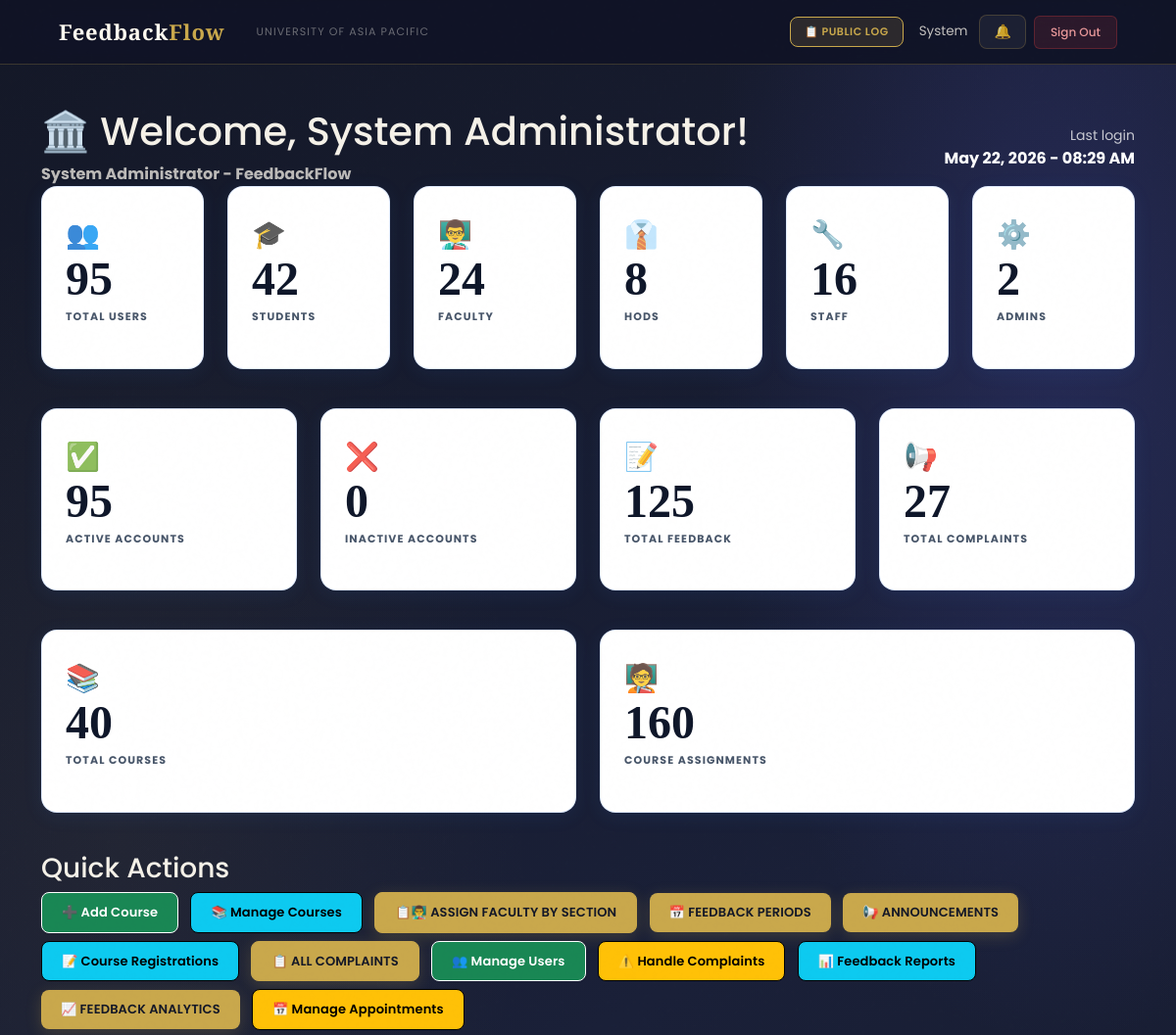
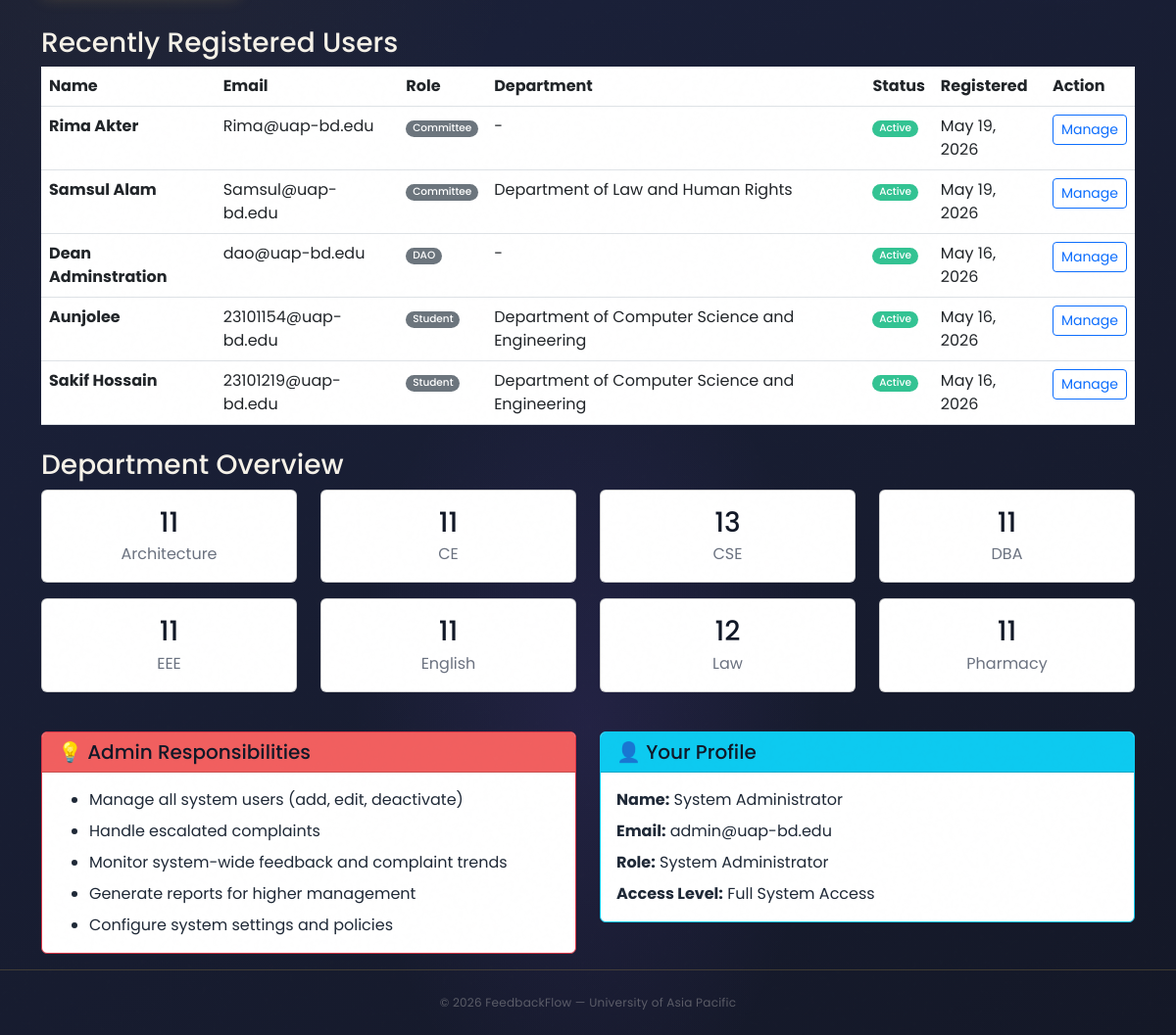
/dashboard/admin/ (signed in), run on the app's committed database (2 pictures, top to bottom).
### users/models.py (models this page shows, shortened)
class User(AbstractBaseUser, PermissionsMixin):
    ROLE_CHOICES = (
        ('Student',   'Student'),
        ('Faculty',   'Faculty'),
        ('HOD',       'Head of Department'),
        ('Staff',     'Staff'),
        ('DAO',       'Dean of Administration Office'),
        ('Admin',     'Administrator'),
        ('Committee', 'Committee Member'),
    )
    DEPARTMENT_CHOICES = (
        ('DBA',          'Department of Business Administration'),
        ('CSE',          'Department of Computer Science and Engineering'),
        ('CE',           'Department of Civil Engineering'),
        ('EEE',          'Department of Electrical and Electronic Engineering'),
        ('Pharmacy',     'Department of Pharmacy'),
        ('Law',          'Department of Law and Human Rights'),
        ('English',      'Department of English'),
        ('Architecture', 'Department of Architecture'),
    )
    COMMITTEE_TYPE_CHOICES = (
        ('Harassment Committee', 'Harassment Committee'),
        ('Proctorial Committee', 'Proctorial Committee'),
    )
    email          = models.EmailField(unique=True, max_length=255)
    full_name      = models.CharField(max_length=150)
    role           = models.CharField(max_length=20, choices=ROLE_CHOICES)
    department     = models.CharField(max_length=100, choices=DEPARTMENT_CHOICES, null=True, blank=True)
    student_id     = models.CharField(max_length=50, unique=True, null=True, blank=True)
    committee_type = models.CharField(max_length=50, choices=COMMITTEE_TYPE_CHOICES, null=True, blank=True)
    is_active      = models.BooleanField(default=True)
    is_staff       = models.BooleanField(default=False)
    created_at     = models.DateTimeField(auto_now_add=True)
    updated_at     = models.DateTimeField(auto_now=True)
    USERNAME_FIELD  = 'email'
    REQUIRED_FIELDS = ['full_name']
    objects = UserManager()
    class Meta:
        verbose_name        = 'User'
        verbose_name_plural = 'Users'
        ordering            = ['-created_at']
    def get_short_name(self):
        return self.full_name.split()[0] if self.full_name else self.email

### users/views.py (the view)
# urls.py: path('dashboard/admin/',     views.admin_dashboard,     name='admin_dashboard'),
@login_required
def admin_dashboard(request):
    if request.user.role != 'Admin':
        messages.error(request, 'Access denied. Admin only.')
        return redirect('login')
    user_stats         = User.objects.values('role').annotate(count=Count('id'))
    role_counts        = {stat['role']: stat['count'] for stat in user_stats}
    total_feedback     = Feedback.objects.count()
    total_complaints   = Complaint.objects.exclude(complaint_type__in=['Advice', 'Opinion']).count()
    pending_complaints = Complaint.objects.exclude(complaint_type__in=['Advice', 'Opinion']).filter(status='Pending').count()
    context = {
        'page_title':         'Admin Dashboard',
        'user':               request.user,
        'total_users':        User.objects.count(),
        'total_courses':      Course.objects.count(),
        'total_assignments':  CourseAssignment.objects.count(),
        'student_count':      role_counts.get('Student', 0),
        'faculty_count':      role_counts.get('Faculty', 0),
        'hod_count':          role_counts.get('HOD', 0),
        'staff_count':        role_counts.get('Staff', 0),
        'admin_count':        role_counts.get('Admin', 0),
        'active_users':       User.objects.filter(is_active=True).count(),
        'inactive_users':     User.objects.filter(is_active=False).count(),
        'department_stats':   User.objects.filter(department__isnull=False).values('department').annotate(count=Count('id')),
        'total_feedback':     total_feedback,
        'total_complaints':   total_complaints,
        'pending_complaints': pending_complaints,
        'recent_users':       User.objects.order_by('-created_at')[:5],
    }
    return render(request, 'users/admin_dashboard.html', context)

### users/templates/users/admin_dashboard.html (shortened to what this page needs)
{% extends 'users/dashboard_base.html' %}
{% block content %}
<div class="container mt-4">
    <div class="dashboard-header">
        <div class="row align-items-center">
            <div class="col-md-8">
                <h1>🏛️ Welcome, {{ user.full_name }}!</h1>
                <p class="mb-0 opacity-75">
                    <strong>System Administrator - FeedbackFlow</strong>
                </p>
            </div>
            <div class="col-md-4 text-end">
                <div class="text-white">
                    <small class="opacity-75">Last login</small><br>
                    <strong>{{ user.last_login|date:"M d, Y - h:i A"|default:"First time login" }}</strong>
                </div>
            </div>
        </div>
    </div>
    <div class="row mb-4">
        <div class="col-lg-2 col-md-4 col-sm-6 mb-3">
            <div class="stat-card blue">
                <span class="stat-icon">👥</span>
                <h2 class="stat-number">{{ total_users }}</h2>
                <p class="stat-label">Total Users</p>
            </div>
        </div>
        <div class="col-lg-2 col-md-4 col-sm-6 mb-3">
            <div class="stat-card purple">
                <span class="stat-icon">🎓</span>
                <h2 class="stat-number">{{ student_count }}</h2>
                <p class="stat-label">Students</p>
            </div>
        </div>
        <div class="col-lg-2 col-md-4 col-sm-6 mb-3">
            <div class="stat-card green">
                <span class="stat-icon">👨‍🏫</span>
                <h2 class="stat-number">{{ faculty_count }}</h2>
                <p class="stat-label">Faculty</p>
            </div>
        </div>
        <div class="col-lg-2 col-md-4 col-sm-6 mb-3">
            <div class="stat-card yellow">
                <span class="stat-icon">👔</span>
                <h2 class="stat-number">{{ hod_count }}</h2>
                <p class="stat-label">HODs</p>
            </div>
        </div>
        <div class="col-lg-2 col-md-4 col-sm-6 mb-3">
            <div class="stat-card indigo">
                <span class="stat-icon">🔧</span>
                <h2 class="stat-number">{{ staff_count }}</h2>
                <p class="stat-label">Staff</p>
            </div>
        </div>
        <div class="col-lg-2 col-md-4 col-sm-6 mb-3">
            <div class="stat-card red">
                <span class="stat-icon">⚙️</span>
                <h2 class="stat-number">{{ admin_count }}</h2>
                <p class="stat-label">Admins</p>
            </div>
        </div>
    </div>
    <div class="row mb-4">
        <div class="col-lg-3 col-md-6 mb-3">
            <div class="stat-card green">
                <span class="stat-icon">✅</span>
                <h2 class="stat-number">{{ active_users }}</h2>
                <p class="stat-label">Active Accounts</p>
            </div>
        </div>
        <div class="col-lg-3 col-md-6 mb-3">
            <div class="stat-card yellow">
                <span class="stat-icon">❌</span>
                <h2 class="stat-number">{{ inactive_users }}</h2>
                <p class="stat-label">Inactive Accounts</p>
            </div>
        </div>
        <div class="col-lg-3 col-md-6 mb-3">
            <div class="stat-card blue">
                <span class="stat-icon">📝</span>
                <h2 class="stat-number">{{ total_feedback }}</h2>
                <p class="stat-label">Total Feedback</p>
            </div>
        </div>
        <div class="col-lg-3 col-md-6 mb-3">
            <div class="stat-card purple">
                <span class="stat-icon">📢</span>
                <h2 class="stat-number">{{ total_complaints }}</h2>
                <p class="stat-label">Total Complaints</p>
            </div>
        </div>
    </div>
    <div class="row mb-4">
        <div class="col-lg-6 col-md-6 mb-3">
            <div class="stat-card blue">
                <span class="stat-icon">📚</span>
                <h2 class="stat-number">{{ total_courses }}</h2>
                <p class="stat-label">Total Courses</p>
            </div>
        </div>
        <div class="col-lg-6 col-md-6 mb-3">
            <div class="stat-card green">
                <span class="stat-icon">🧑‍🏫</span>
                <h2 class="stat-number">{{ total_assignments }}</h2>
                <p class="stat-label">Course Assignments</p>
            </div>
        </div>
    </div>
    <div class="row mb-4">
        <div class="col-12">
            <h3 class="section-title">Quick Actions</h3>
            <div>
                <a href="{% url 'admin_course_add' %}" class="btn btn-success quick-action-btn">
                    ➕ Add Course
                </a>
                <a href="{% url 'admin_course_list' %}" class="btn btn-info quick-action-btn">
                    📚 Manage Courses
                </a>
                <a href="{% url 'admin_assignments' %}" class="btn btn-primary quick-action-btn">
                    📋👨‍🏫 Assign Faculty by Section
                </a>
                <a href="{% url 'admin_feedback_period_list' %}" class="btn btn-primary quick-action-btn" style="background: #10b981; border: none;">
                    📅 Feedback Periods
                </a>
                <a href="{% url 'admin_announcement_list' %}" class="btn btn-primary quick-action-btn" style="background: #f59e0b; border: none;">
                    📢 Announcements
                </a>
                <a href="{% url 'admin_registration_list' %}" class="btn btn-info quick-action-btn">
                    📝 Course Registrations
                </a>
                <a href="{% url 'admin_complaints_list' %}" class="btn btn-primary quick-action-btn">
                    📋 All Complaints
                </a>
                <a href="{% url 'admin_user_list' %}" class="btn btn-success quick-action-btn">
                    👥 Manage Users
                </a>
                <a href="{% url 'admin_complaints_list' %}" class="btn btn-warning quick-action-btn">
                    ⚠️ Handle Complaints
                </a>
                <a href="{% url 'feedback_reports' %}" class="btn btn-info quick-action-btn">
                    📊 Feedback Reports
                </a>
                <a href="{% url 'feedback_analytics' %}" class="btn btn-primary quick-action-btn" style="background: linear-gradient(135deg, #6366f1, #4f46e5); border: none;">
                    📈 Feedback Analytics
                </a>
                <a href="{% url 'admin_appointments' %}" class="btn btn-warning quick-action-btn">
                    📅 Manage Appointments
                </a>
            </div>
        </div>
    </div>
    <div class="row mb-4">
        <div class="col-12">
            <h3 class="section-title">Recently Registered Users</h3>
            <div class="modern-table">
                <table class="table table-hover mb-0">
                    <thead>
                    <tr>
                        <th>Name</th>
                        <th>Email</th>
                        <th>Role</th>
                        <th>Department</th>
                        <th>Status</th>
                        <th>Registered</th>
                        <th>Action</th>
                    </tr>
                    </thead>
                    <tbody>
                    {% for recent_user in recent_users %}
                    <tr>
                        <td><strong>{{ recent_user.full_name }}</strong></td>
                        <td>{{ recent_user.email }}</td>
                        <td>
                            <span class="badge bg-secondary">{{ recent_user.role }}</span>
                        </td>
                        <td>{{ recent_user.get_department_display|default:"-" }}</td>
                        <td>
                            {% if recent_user.is_active %}
                            <span class="badge bg-success">Active</span>
                            {% else %}
                            <span class="badge bg-danger">Inactive</span>
                            {% endif %}
                        </td>
                        <td>{{ recent_user.created_at|date:"M d, Y" }}</td>
                        <td>
                            <a href="{% url 'admin_user_edit' recent_user.id %}" class="btn btn-sm btn-outline-primary">Manage</a>
                        </td>
                    </tr>
                    {% empty %}
                    <tr>
                        <td colspan="7" class="text-center text-muted">No users registered yet</td>
                    </tr>
                    {% endfor %}
                    </tbody>
                </table>
            </div>
        </div>
    </div>
    <div class="row mb-4">
        <div class="col-12">
            <h3 class="section-title">Department Overview</h3>
            <div class="row">
                {% for dept_stat in department_stats %}
                <div class="col-md-3 mb-3">
                    <div class="card info-card">
                        <div class="card-body text-center">
                            <h3 class="mb-1">{{ dept_stat.count }}</h3>
                            <p class="text-muted mb-0">{{ dept_stat.department }}</p>
                        </div>
                    </div>
                </div>
                {% empty %}
                <div class="col-12">
                    <div class="alert alert-info">
                        No department statistics available yet
                    </div>
                </div>
                {% endfor %}
            </div>
        </div>
    </div>
    <div class="row">
        <div class="col-md-6 mb-3">
            <div class="card info-card border-danger">
                <div class="card-header bg-danger text-white">
                    <h5 class="mb-0">💡 Admin Responsibilities</h5>
                </div>
                <div class="card-body">
                    <ul class="mb-0">
                        <li class="mb-2">Manage all system users (add, edit, deactivate)</li>
                        <li class="mb-2">Handle escalated complaints</li>
                        <li class="mb-2">Monitor system-wide feedback and complaint trends</li>
                        <li class="mb-2">Generate reports for higher management</li>
                        <li class="mb-0">Configure system settings and policies</li>
                    </ul>
                </div>
            </div>
        </div>
        <div class="col-md-6 mb-3">
            <div class="card info-card border-info">
                <div class="card-header bg-info text-white">
                    <h5 class="mb-0">👤 Your Profile</h5>
                </div>
                <div class="card-body">
                    <p class="mb-2"><strong>Name:</strong> {{ user.full_name }}</p>
                    <p class="mb-2"><strong>Email:</strong> {{ user.email }}</p>
                    <p class="mb-2"><strong>Role:</strong> System Administrator</p>
                    <p class="mb-0"><strong>Access Level:</strong> Full System Access</p>
                </div>
            </div>
        </div>
    </div>
</div>
{% endblock %}

### users/templates/users/base.html (shortened to what this page needs)
<!DOCTYPE html>
<html lang="en">
<head>
    <link href="https://cdn.jsdelivr.net/npm/bootstrap@5.3.0/dist/css/bootstrap.min.css" rel="stylesheet">
</head>
<body>
    <nav class="navbar navbar-expand-lg">
        <div class="container-fluid d-flex align-items-center gap-3">
            <a class="navbar-brand" href="/">Feedback<em>Flow</em></a>
            <span class="navbar-text d-none d-md-inline">University of Asia Pacific</span>
            {% if user.is_authenticated %}
            <div class="ms-auto d-flex align-items-center gap-2">
                <a href="{% url 'public_log' %}" class="btn-bell"
                    style="font-size:11px; font-weight:600; text-transform:uppercase; letter-spacing:0.05em; background:rgba(201,168,76,.15); color:var(--gold) !important; border-color:var(--gold) !important;">
                    📋 Public Log
                </a>
                <span class="nav-user-info d-none d-md-inline ms-2">{{ user.get_short_name }}</span>
                <a href="{% url 'notifications' %}" class="btn-bell ms-1">
                    🔔
                </a>
                <a href="{% url 'logout' %}" class="btn-logout">Sign Out</a>
            </div>
            {% endif %}
        </div>
    </nav>
    <main>
        {% block content %}{% endblock %}
    </main>
    <footer>
        <p>© 2026 FeedbackFlow — University of Asia Pacific</p>
    </footer>
</body>
</html>

### data on the page
User: get_short_name "System", full_name "System Administrator", last_login "May 22, 2026 - 08:29 AM", email "admin@uap-bd.edu"
User: full_name "Rima Akter", email "Rima@uap-bd.edu", role "Committee", department "-", is_active "Active", created_at "May 19, 2026"
User: full_name "Samsul Alam", email "Samsul@uap-bd.edu", role "Committee", department "Department of Law and Human Rights", is_active "Active", created_at "May 19, 2026"
User: full_name "Dean Adminstration", email "dao@uap-bd.edu", role "DAO", department "-", is_active "Active", created_at "May 16, 2026"
User: full_name "Aunjolee", email "23101154@uap-bd.edu", role "Student", department "Department of Computer Science and Engineering", is_active "Active", created_at "May 16, 2026"
User: full_name "Sakif Hossain", email "23101219@uap-bd.edu", role "Student", department "Department of Computer Science and Engineering", is_active "Active", created_at "May 16, 2026"

### other printed values
{{ total_users }} "95"
{{ student_count }} "42"
{{ faculty_count }} "24"
{{ hod_count }} "8"
{{ staff_count }} "16"
{{ admin_count }} "2"
{{ active_users }} "95"
{{ inactive_users }} "0"
{{ total_feedback }} "125"
{{ total_complaints }} "27"
{{ total_courses }} "40"
{{ total_assignments }} "160"
{{ dept_stat.count }} "11" "11" "13" "11" "11" "11" "12" "11"
{{ dept_stat.department }} "Architecture" "CE" "CSE" "DBA" "EEE" "English" "Law" "Pharmacy"
